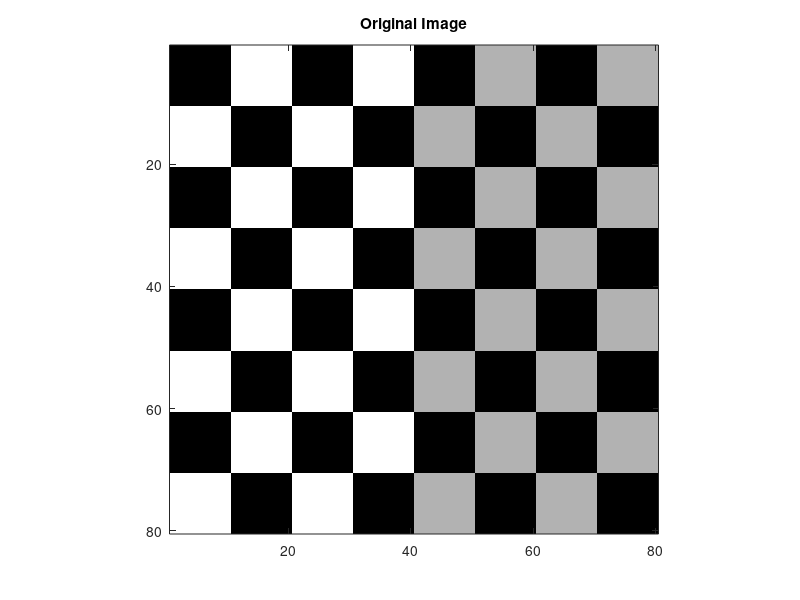
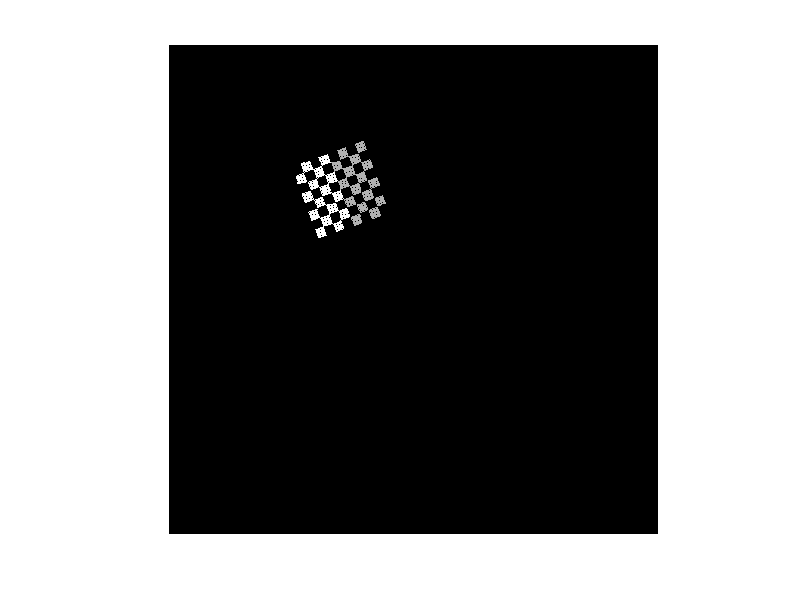
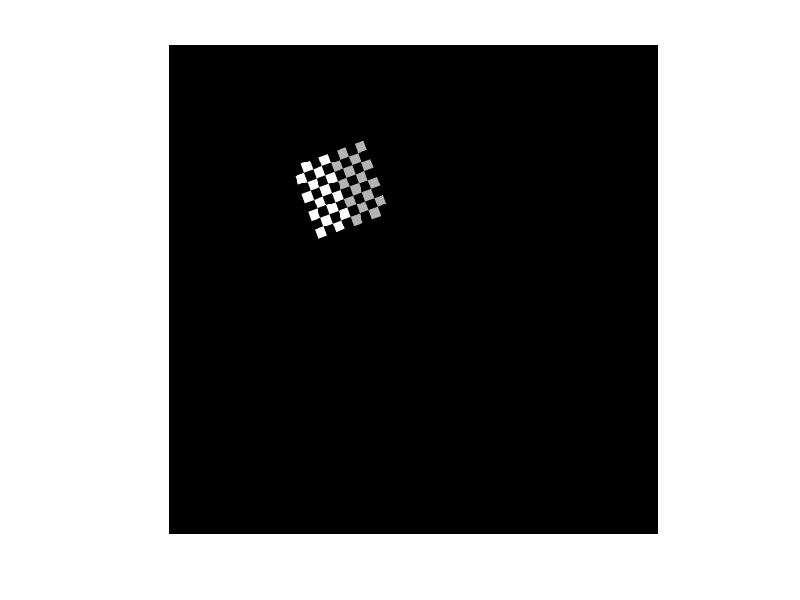

Write MATLAB code to recreate these figures, in order.
% Affine Transform Script
clear;
I = checkerboard;
%I =[0 0 0 0 0 0; 0 0 0 0 0 0; 0 0 1 1 0 0; 0 0 1 1 0 0; 0 0 0 0 0 0; 0 0 0 00 0] % Define the image
figure;imagesc(I); axis('image'); colormap('gray');title('Original Image')
%Display the image
xdim = 256*2;
ydim = 256*2;
I_affine = zeros(xdim,ydim);
% Define the Transformation Matrix
T = [ 1 0 xdim/4; 0 1 ydim/4; 0 0 1] % Translation
R = [cos(20/180*pi) sin(20/180*pi) 0; -sin(20/180*pi) cos(20/180*pi) 0; 0 0 1] % Rotation
S = [1 0 0;0 1 0;0 0 1] % Scaleing
%H_x = [1 tan(10/180*pi) 0;0 1 0;0 0 1] % Shear in x only %tan(20/180*pi)
H_x = [1 0 0;0 1 0;0 0 1] % Shear in x only %tan(20/180*pi)
T_affine = T*S*R*H_x % Calculate the Affine Transformation Matrix

% Define indices of Coordinates to Transform
x = 1:length(I(:,1));
y = 1:length(I(1,:));
[X, Y] = meshgrid(x,y); % This automatically creates a matrix made up of the x and y coordinates
Z = ones(length(x),length(y));
clear Index;
Index(:,:,1) = X;
Index(:,:,2) = Y;
Index(:,:,3) = Z;
Index; % The columns of this 3D matrix are the coordinates to transform

% Perform Affine Transformation with Nearest Neighbor Interpolation
for j = 1:length(y),
for i = 1:length(x),
temp = Index(i,j,:); % temp is the column representing the coordinates
temp = squeeze(temp); % collapse to a 1X3 matrix
Test = T_affine*temp; % apply the transformation to the coordinates
I_affine(round(Test(2)),round(Test(1))) = I(temp(2),temp(1));
% round() performs the nearest neighbor interpolation
end
end

figure, imshow(I_affine);

I_affine = zeros(xdim,ydim);
% Perform Affine Tranformation with Bi-linear Interpolation
for j = 1:length(y),
for i = 1:length(x),
temp = Index(i,j,:); % temp is the column representing the coordinates
temp = squeeze(temp); % collapse to a 1 X 3 matrix
Test = T_affine*temp; % apply the tranformation to the coordinates
alpha = (Test(1)-floor(Test(1)));
beta = (Test(2)-floor(Test(2)));
w_11 = (1-alpha)*(1-beta);
w_12 = alpha*(1-beta);
w_22 = beta*alpha;
w_21 = (1-alpha)*(beta);
%if ceil(Test(1)) < length(x) && ceil(Test(2)) < length(y)
I_affine(floor(Test(2)),floor(Test(1))) = I_affine(floor(Test(2)),floor(Test(1)))+ w_11*I(i,j);
I_affine(floor(Test(2)),ceil(Test(1))) = I_affine(floor(Test(2)),ceil(Test(1)))+w_12*I(i,j);
I_affine(ceil(Test(2)),floor(Test(1))) = I_affine(ceil(Test(2)),floor(Test(1)))+w_21*I(i,j);
I_affine(ceil(Test(2)),ceil(Test(1))) = I_affine(ceil(Test(2)),ceil(Test(1)))+w_22*I(i,j); % load the values of the original matrix into the new coordinates
%end
% w_xx perform the bi-linear interpolation
end
end

figure, imshow(I_affine);